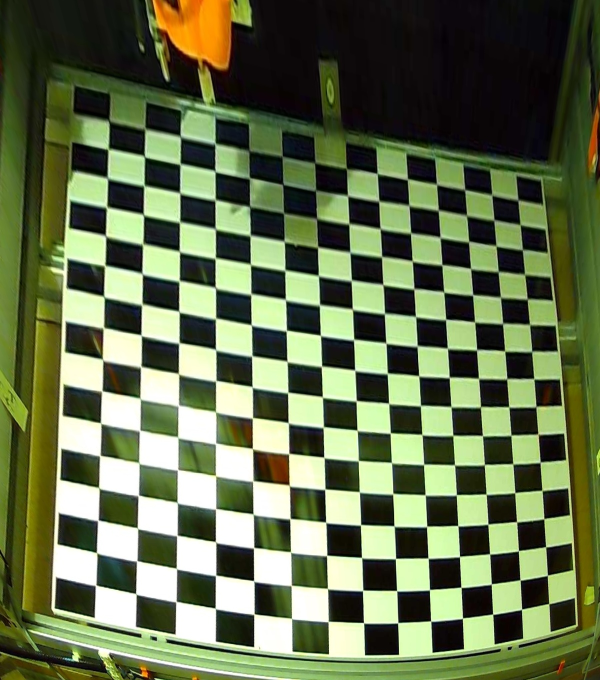
#> input picture Client/distest0.jpeg, 1200 x 1360 px (shown at 1/2 size); the run also reads 1 picture not shown here
$ python lensdistort.py
#> lines starting #> are read from the running program, lines starting #| are printed output that depends on the picture; after the words box and inside, x2 and y2 are one past the last pixel; in counts of white or black regions, pixels touching at a corner belong together
import numpy as np
import cv2
import glob


################ FIND CHESSBOARD CORNERS - OBJECT POINTS AND IMAGE POINTS #############################
def fixshape(heig,leng):
#> called with heig = 16, leng = 14
    chessboardSize = (heig,leng)
    cx=chessboardSize[1]
    cy=chessboardSize[0]

    imgf = cv2.imread('distest0.jpeg') ###CHECKBOARD ONLY
#> imgf is the input picture: shape (1360, 1200, 3); mean B, G, R 76.3, 111.6, 100

    frameSize = (len(imgf[0]),len(imgf))
#> frameSize = (1200, 1360)
    #frameSize=(1345,799)


    # termination criteria
    criteria = (cv2.TERM_CRITERIA_EPS + cv2.TERM_CRITERIA_MAX_ITER, 30, 0.001)


    # prepare object points, like (0,0,0), (1,0,0), (2,0,0) ....,(6,5,0)
    objp = np.zeros((chessboardSize[0] * chessboardSize[1], 3), np.float32)
    objp[:,:2] = np.mgrid[0:chessboardSize[0],0:chessboardSize[1]].T.reshape(-1,2)


    # Arrays to store object points and image points from all the images.
    objpoints = [] # 3d point in real world space
    imgpoints = [] # 2d points in image plane.


    images = glob.glob('*.jpeg')

    img = cv2.imread(images[0])
   #cv2.imshow("a",img)
    for image in images:

        img = cv2.imread(image)
        gray = cv2.cvtColor(img, cv2.COLOR_BGR2GRAY)
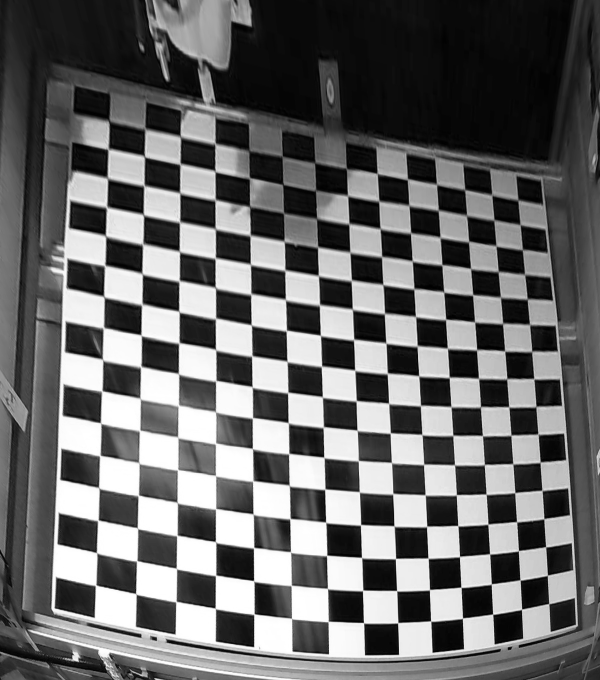
#> gray: shape (1360, 1200) (shown at 1/2 size); min 0, max 255, mean 104.1

        # Find the chess board corners
        ret, corners = cv2.findChessboardCorners(gray, chessboardSize, None)
#> ret = True; corners = 224 rows, first 8: [192.4, 1170.2], [193.3, 1104.8], [196.7, 1041], [198, 976], [200.6, 911.2], [202.3, 846.6], [205, 782.2], [206.2, 718.2]

        # If found, add object points, image points (after refining them)
        if ret == True:

            objpoints.append(objp)
            corners2 = cv2.cornerSubPix(gray, corners, (11,11), (-1,-1), criteria)
#> corners2 = 224 rows, first 8: [191.6, 1170.8], [193.6, 1106], [196.3, 1041], [197.9, 975.9], [200.3, 911.5], [201.7, 846.4], [204.2, 782.4], [205.7, 719.6]
            imgpoints.append(corners)
            cv2.circle(img,((int)(corners[0][0][0]),(int)(corners[0][0][1])),5,(0,0,255),cv2.FILLED)
#> img: shape (1360, 1200, 3); under 0.01% of pixels changed, all inside (x1, y1, x2, y2) = (186, 1165, 197, 1176)
            cv2.circle(img,((int)(corners[cx*cy-1][0][0]),(int)(corners[cx*cy-1][0][1])),5,(0,255,0),cv2.FILLED)
#> img: shape (1360, 1200, 3); mean B, G, R 76.3, 111.6, 100
            cv2.circle(img,((int)(corners[cy-1][0][0]),(int)(corners[cy-1][0][1])),5,(255,0,0),cv2.FILLED)
#> img: shape (1360, 1200, 3); mean B, G, R 76.3, 111.6, 100
            cv2.circle(img,((int)(corners[cx*cy-cy][0][0]),(int)(corners[cx*cy-cy][0][1])),5,(255,255,255),cv2.FILLED)
#> img: shape (1360, 1200, 3); mean B, G, R 76.3, 111.6, 100
            # Draw and display the corners
            cv2.drawChessboardCorners(img, chessboardSize, corners2, ret)
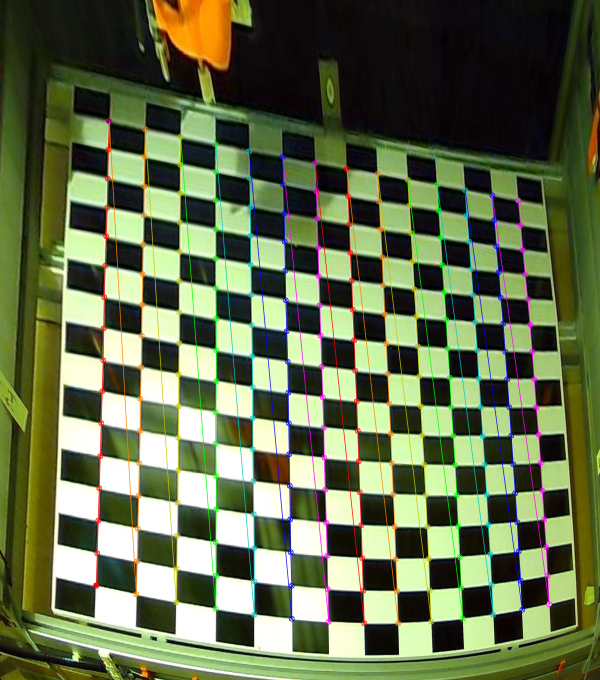
#> img: shape (1360, 1200, 3) (shown at 1/2 size); mean B, G, R 75.8, 110.5, 99.9
            cv2.imwrite("processing.jpg",img)
           #cv2.imshow('img', img)
            cv2.waitKey(1000)
#> pass 2 of the loop in fixshape, `for image in images:`:
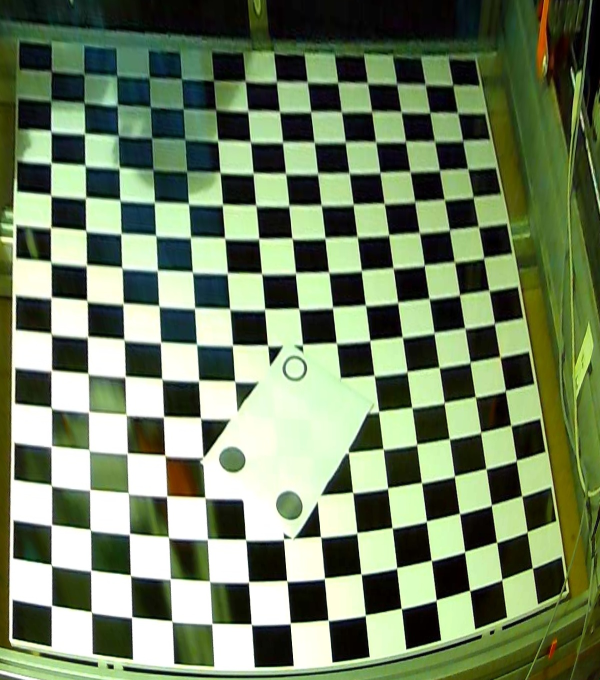
#> input picture Client/distest1.jpeg, 1200 x 1360 px (shown at 1/2 size)
#> in fixshape, img is the input picture: shape (1360, 1200, 3); mean B, G, R 98.5, 130, 113.5
#> in fixshape, `gray = cv2.cvtColor(img, cv2.COLOR_BGR2GRAY)`:
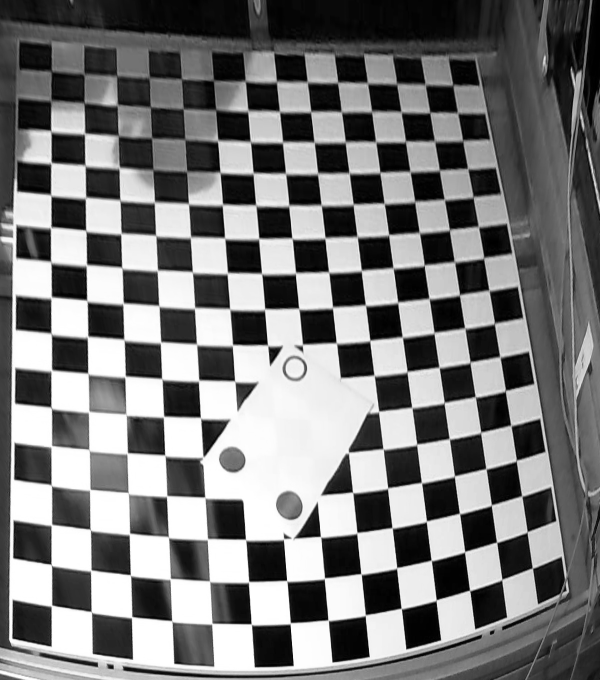
#> gray: shape (1360, 1200) (shown at 1/2 size); min 0, max 255, mean 121.5
#> in fixshape, `ret, corners = cv2.findChessboardCorners(gray, chessboardSize, None)`: ret = False; corners = 142 rows, first 8: [464, 899], [328, 835], [168, 148], [169, 206], [102.5, 201.5], [234, 152], [236, 211.5], [236.5, 271.5]


    cv2.destroyAllWindows()


    ############## CALIBRATION #######################################################

    ret, cameraMatrix, dist, rvecs, tvecs = cv2.calibrateCamera(objpoints, imgpoints, frameSize, None, None)
#> ret = 3.07; cameraMatrix = [[3996.4, 0, 603], [0, 6717.6, 611.7], [0, 0, 1]]; dist = [[-2, 8.27, -0.236, -0.165, 296.3]]; rvecs = ([-0.698, -0.896, -1.38],); tvecs = ([-5.15, 4.59, 49.2],)


    ############## UNDISTORTION #####################################################

    img = cv2.imread('distest1.jpeg') ###PICTURE TO FIX
    h,  w = img.shape[:2]
#> h = 1360; w = 1200
    newCameraMatrix, roi = cv2.getOptimalNewCameraMatrix(cameraMatrix, dist, (w,h), 1, (w,h))
#> newCameraMatrix = [[3497.5, 0, 535.8], [0, 5705.1, 507.1], [0, 0, 1]]; roi = (44, 43, 1067, 1176)


    # Undistort
    dst = cv2.undistort(img, cameraMatrix, dist, None, newCameraMatrix)
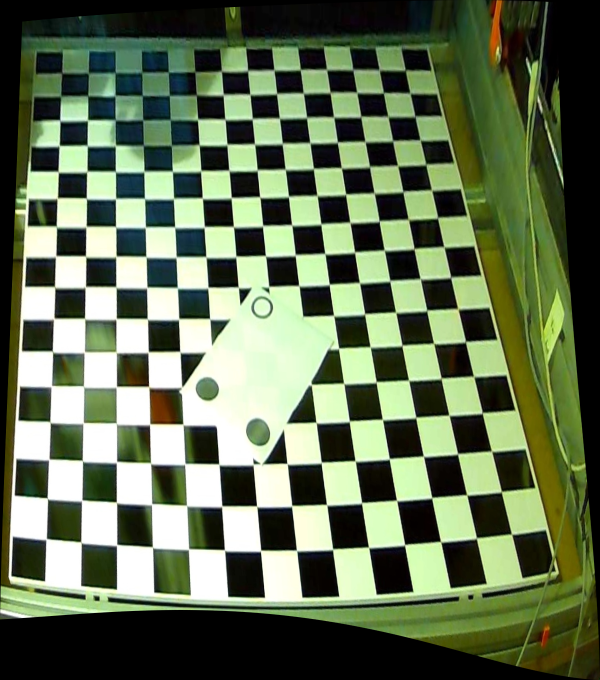
#> dst: shape (1360, 1200, 3) (shown at 1/2 size); mean B, G, R 83.1, 112.4, 98.4

    # crop the image
    x, y, w, h = roi
#> x = 44; y = 43; w = 1067; h = 1176
    dst = dst[y:y+h, x:x+w]
#> dst: shape (1176, 1067, 3)
    cv2.imwrite('caliResult1.png', dst)

    imgf = cv2.imread('distest0.jpeg') ###CHECKBOARD ONLY
    hf,  wf = imgf.shape[:2]
#> hf = 1360; wf = 1200
    newCameraMatrix, roif = cv2.getOptimalNewCameraMatrix(cameraMatrix, dist, (wf,hf), 1, (wf,hf))
#> roif = (44, 43, 1067, 1176)


    # Undistort
    cv2.imshow("test2",imgf)
    dstf = cv2.undistort(imgf, cameraMatrix, dist, None, newCameraMatrix)
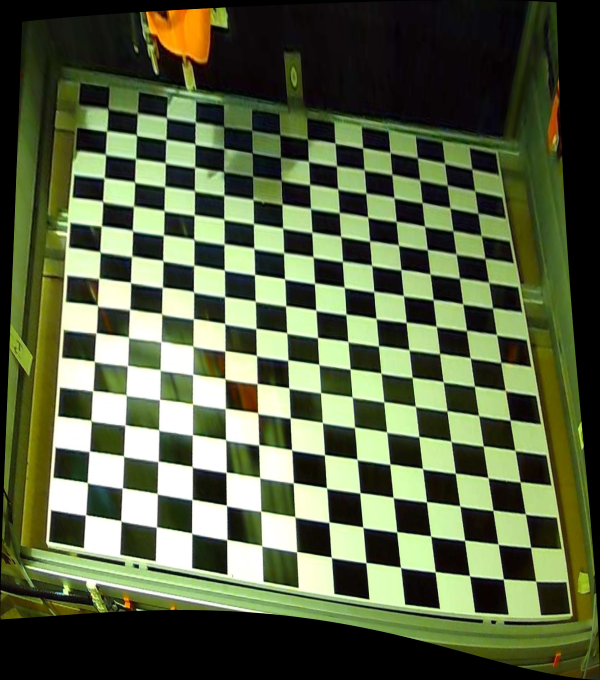
#> dstf: shape (1360, 1200, 3) (shown at 1/2 size); mean B, G, R 66.7, 98.3, 87.7

    # crop the image
    xf, yf, wf, hf = roif
#> xf = 44; yf = 43; wf = 1067; hf = 1176
    dstf = dstf[yf:yf+hf, xf:xf+wf]
#> dstf: shape (1176, 1067, 3)
    cv2.imwrite('caliResult11.png', dstf)

    # Undistort
    cv2.imshow("test2",imgf)
    dstf = cv2.undistort(imgf, cameraMatrix, dist, None, newCameraMatrix)

    # crop the image
    xf, yf, wf, hf = roif
    dstf = dstf[yf:yf+hf, xf:xf+wf]
    cv2.imwrite('caliResult12.png', dstf)

    ##########################
    gr=cv2.cvtColor(dstf, cv2.COLOR_BGR2GRAY)
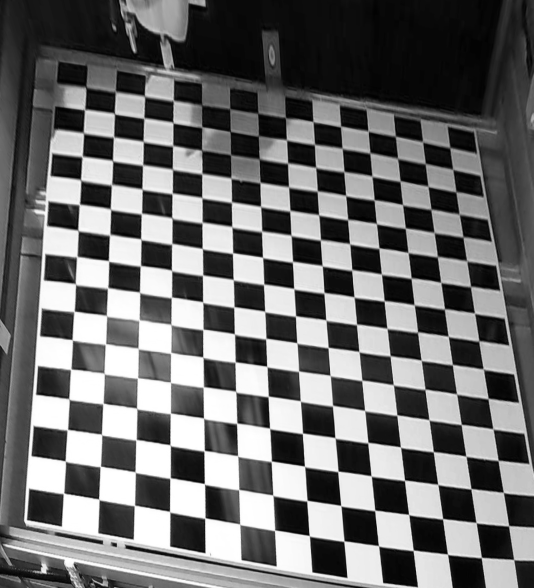
#> gr: shape (1176, 1067) (shown at 1/2 size); min 0, max 255, mean 109.3

    ret, crn = cv2.findChessboardCorners(gr, chessboardSize, None)
#> ret = True; crn = 224 rows, first 8: [127.9, 986.6], [130.7, 921.8], [135.2, 859.8], [138.5, 798.5], [141.7, 738.8], [144.9, 679.4], [148.9, 623.3], [151.8, 568.2]
    cv2.destroyAllWindows()
    cv2.imshow("test",gr)


    if ret == True:
        print("We in chief")
        objpoints.append(objp)
        corners2 = cv2.cornerSubPix(gr, crn, (11,11), (-1,-1), criteria)
#> corners2 = 224 rows, first 8: [127.5, 987.2], [131, 922.7], [135.1, 859.7], [138.2, 798.3], [142, 738.8], [144.8, 679.9], [148.6, 623.1], [151.4, 568.4]
        imgpoints.append(crn)
        cv2.circle(dst,((int)(crn[cy-1][0][0]),(int)(crn[cy-1][0][1])),15,(255,0,0),cv2.FILLED)
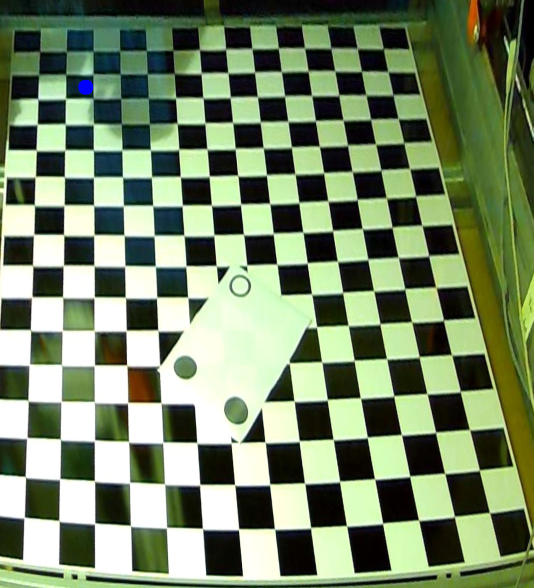
#> dst: shape (1176, 1067, 3) (shown at 1/2 size); mean B, G, R 103.5, 135.1, 118.5
        cv2.circle(dst,((int)(crn[cx*cy-1][0][0]),(int)(crn[cx*cy-1][0][1])),10,(0,255,0),cv2.FILLED)
#> dst: shape (1176, 1067, 3); 0.03% of pixels changed, all inside (x1, y1, x2, y2) = (890, 285, 911, 306)
        cv2.circle(dst,((int)(crn[0][0][0]),(int)(crn[0][0][1])),5,(0,0,255),cv2.FILLED)
#> dst: shape (1176, 1067, 3); mean B, G, R 103.4, 135.1, 118.5
        cv2.circle(dst,((int)(crn[cx*cy-cy][0][0]),(int)(crn[cx*cy-cy][0][1])),5,(255,255,255),cv2.FILLED)
#> dst: shape (1176, 1067, 3); mean B, G, R 103.5, 135.1, 118.5


        arr=np.float32([
                            [(int)(crn[cy-1][0][0]),(int)(crn[cy-1][0][1])],
                            [(int)(crn[cx*cy-1][0][0]),(int)(crn[cx*cy-1][0][1])],
                            [(int)(crn[0][0][0]),(int)(crn[0][0][1])],
                            [(int)(crn[cx*cy-cy][0][0]),(int)(crn[cx*cy-cy][0][1])]

                            ]
                       )
#> arr = [[171, 174], [900, 295], [127, 987], [1027, 1119]]
        #print(arr)
        """
        width=abs((int)(crn[cx*cy-1][0][0]-crn[cy-1][0][0]))
        height=abs((int)(crn[0][0][1]-crn[cy-1][0][1]))"""
        width=1300
        height=1500
        transformed=np.float32([[0,0],[width,0],[0,height],[width,height]])
        matrix=cv2.getPerspectiveTransform(arr,transformed)
#> matrix = [[1.81, 0.0977, -325.8], [-0.391, 2.35, -342.8], [-7.44e-05, 0.000301, 1]]
        output=cv2.warpPerspective(dst,matrix,(width,height))
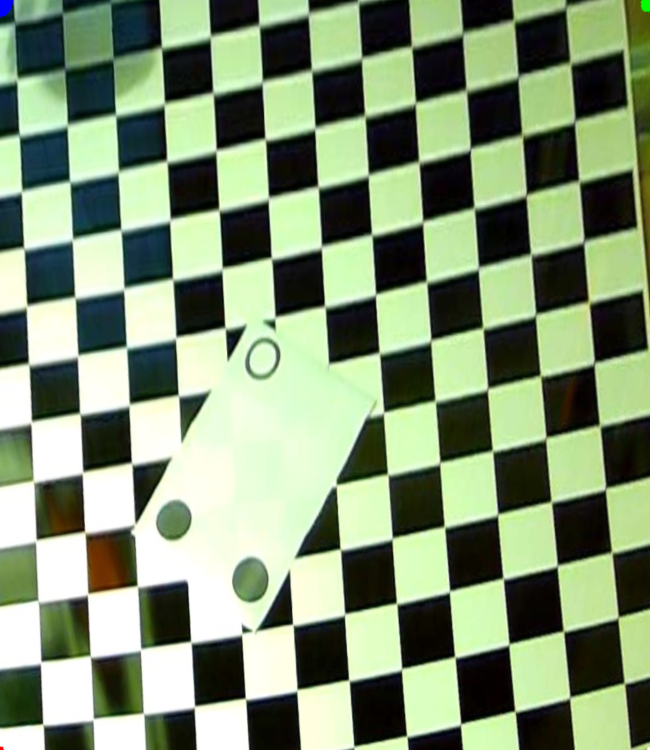
#> output: shape (1500, 1300, 3) (shown at 1/2 size); mean B, G, R 117.2, 148.1, 130.5
       #cv2.imshow("imga",dst)
       #cv2.imshow("imgb",output)
        cv2.imwrite("caliResultFinal1.png",output)
    cv2.imwrite('caliResult4.png', dst)

    cv2.destroyAllWindows()
    """
    for i in range(len(arr)):
        cv2.circle(dst,((int)(arr[i][0]),(int)(arr[i][1])),5,(0,0,i*60),cv2.FILLED)
        print(arr[i][0],arr[i][1])"""

    cv2.imwrite('caliResult7.png', dst)


if __name__ == "__main__":
    fixshape(16,14)
"""
# Undistort with Remapping+UD
mapx, mapy = cv2.initUndistortRectifyMap(cameraMatrix, dist, None, newCameraMatrix, (w,h), 5)
dst = cv2.remap(dst, mapx, mapy, cv2.INTER_LINEAR)

# crop the image
x, y, w, h = roi
dst = dst[y:y+h, x:x+w]
cv2.imwrite('caliResult3.png', dst)


# Undistort with Remapping
mapx, mapy = cv2.initUndistortRectifyMap(cameraMatrix, dist, None, newCameraMatrix, (w,h), 5)
dst = cv2.remap(img, mapx, mapy, cv2.INTER_LINEAR)

# crop the image
x, y, w, h = roi
dst = dst[y:y+h, x:x+w]
cv2.imwrite('caliResult2.png', dst)


# Reprojection Error
mean_error = 0

for i in range(len(objpoints)):
    continue
    imgpoints2, _ = cv2.projectPoints(objpoints[i], rvecs[i], tvecs[i], cameraMatrix, dist)
    error = cv2.norm(imgpoints[i], imgpoints2, cv2.NORM_L2)/len(imgpoints2)
    mean_error += error

print( "total error: {}".format(mean_error/len(objpoints)) )"""
